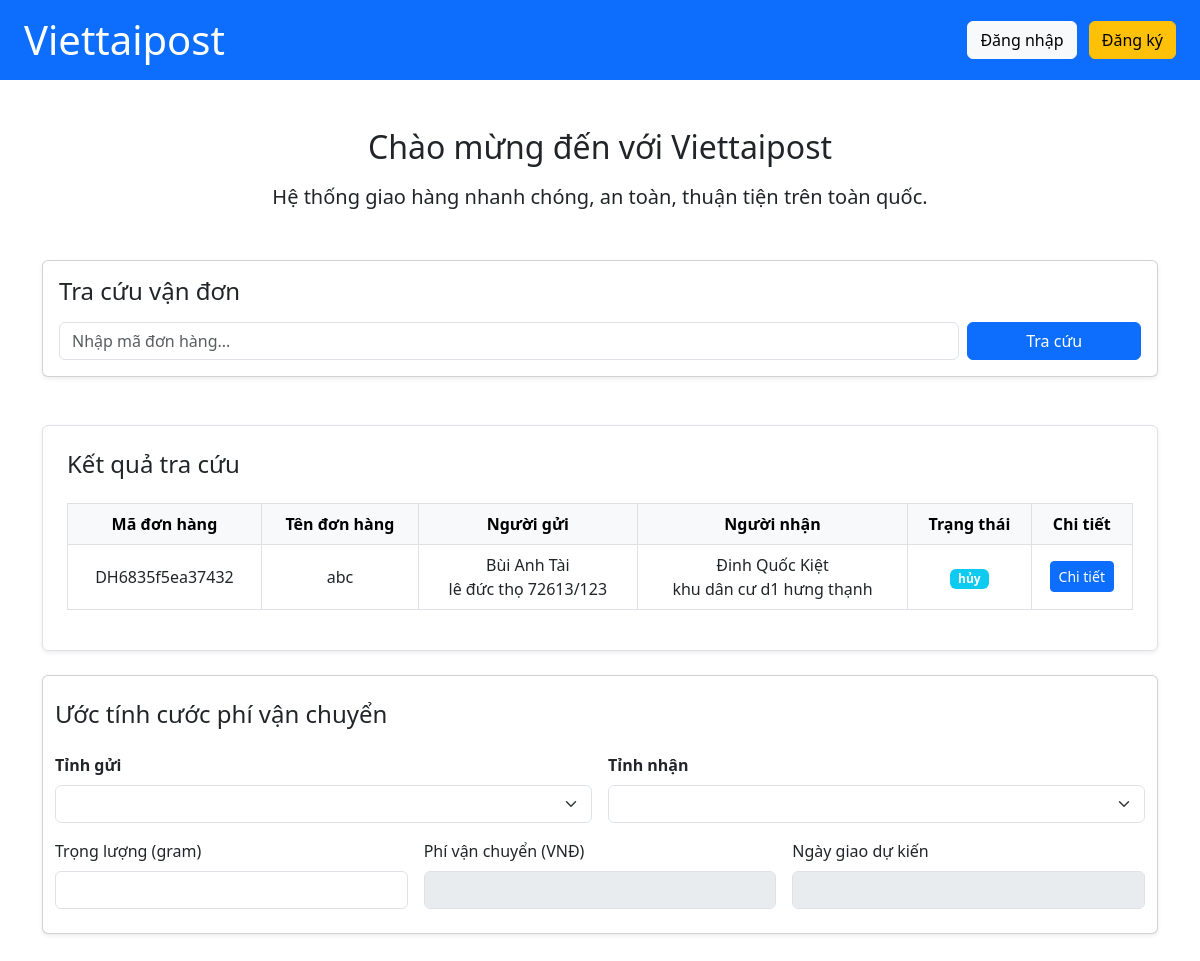
The app's page /index.php?ma_don_hang=DH6835f5ea37432 with its own data.
### tables this page shows
CREATE TABLE `don_hang` (
  `ma_don_hang` varchar(50) NOT NULL,
  `ten_don_hang` varchar(50) NOT NULL,
  `so_luong` int(10) NOT NULL,
  `trong_luong` int(10) NOT NULL,
  `ten_nguoi_gui` varchar(100) DEFAULT NULL,
  `sdt_nguoi_gui` varchar(100) DEFAULT NULL,
  `ma_khach_hang` int(11) NOT NULL,
  `ten_nguoi_nhan` varchar(100) NOT NULL,
  `sdt_nguoi_nhan` varchar(20) DEFAULT NULL,
  `dia_chi_nguoi_gui` text NOT NULL,
  `dia_chi_nguoi_gui_mac_dinh` text NOT NULL,
  `lat_nguoi_gui` text DEFAULT NULL,
  `lng_nguoi_gui` text DEFAULT NULL,
  `dia_chi_nguoi_nhan` text DEFAULT NULL,
  `dia_chi_nguoi_nhan_mac_dinh` text NOT NULL,
  `lat_nguoi_nhan` text NOT NULL,
  `lng_nguoi_nhan` text DEFAULT NULL,
  `thu_ho` int(20) DEFAULT NULL,
  `trang_thai` enum('chờ xử lý','chờ shipper tới lấy','đã lấy hàng','đang giao','đã giao','hủy') DEFAULT 'chờ xử lý',
  `phi_van_chuyen` int(10) DEFAULT 0,
  `nguoi_tra_phi` varchar(100) DEFAULT NULL,
  `ngay_tao` datetime DEFAULT current_timestamp(),
  `thoi_gian_hen_lay` varchar(50) NOT NULL,
  `ngay_giao_du_kien` text NOT NULL,
  `ghi_chu` text DEFAULT NULL
);

### controller/cls-khachhang.php (called while the page is built, shortened)
<?php
class clsKhachhang extends ConnectDB
{
    public function layDonHangTheoMa($ma_don_hang)
    {
        $conn = $this->connect();
        $sql = "SELECT * FROM don_hang WHERE ma_don_hang = ?";
        $stmt = $conn->prepare($sql);
        $stmt->execute([$ma_don_hang]);
        return $stmt->fetchAll(PDO::FETCH_ASSOC);
    }
}
?>

### index.php (the view, shortened to what this page needs)
<?php
require_once 'controller/cls-khachhang.php';
$kh = new clsKhachhang();
$don_hangs = [];
if (isset($_GET['ma_don_hang'])) {
    $ma_don_hang = $_GET['ma_don_hang'];
    $don_hangs = $kh->layDonHangTheoMa($ma_don_hang);
}
?>
<!DOCTYPE html>
<html lang="vi">
<head>
    <link rel="stylesheet" href="asset/css/bootstrap.min.css">
    <link rel="stylesheet" href="asset/css/style.css">
    <link href="https://cdn.jsdelivr.net/npm/bootstrap@5.3.0/dist/css/bootstrap.min.css" rel="stylesheet">
</head>
<body>
<header class="bg-primary text-white py-3 px-4 d-flex justify-content-between align-items-center">
    <h1 class="m-0">Viettaipost</h1>
    <div>
    <?php
        if(isset($_SESSION['id']))
        {
            echo '<a href="trang-chu.php" class="btn btn-light me-2">Trang của tôi</a>';
            echo ' <a href="logout.php" class="btn btn-warning">Đăng Xuất</a>';
        }
        else
        {
            echo '<a href="login.php" class="btn btn-light me-2">Đăng nhập</a>
                  <a href="signup.php" class="btn btn-warning">Đăng ký</a>';
        }
    ?>
    </div>
</header>
<main class="container py-5">
    <div class="text-center mb-5">
        <h2 class="mb-3">Chào mừng đến với Viettaipost</h2>
        <p class="lead">Hệ thống giao hàng nhanh chóng, an toàn, thuận tiện trên toàn quốc.</p>
    </div>
    <div class="card shadow-sm mb-5">
        <div class="card-body">
            <h4 class="mb-3">Tra cứu vận đơn</h4>
            <form method="GET" action="index.php">
                <div class="row g-2">
                    <div class="col-md-10">
                        <input type="text" class="form-control" name="ma_don_hang" placeholder="Nhập mã đơn hàng..." required>
                    </div>
                    <div class="col-md-2">
                        <button type="submit" class="btn btn-primary w-100">Tra cứu</button>
                    </div>
                </div>
            </form>
        </div>
    </div>
    <?php if (!empty($don_hangs)): ?>
        <div class="card p-4 shadow-sm border mb-4">
            <h4 class="mb-4">Kết quả tra cứu</h4>
            <div class="table-responsive">
                <table class="table table-bordered align-middle text-center">
                    <thead class="table-light">
                        <tr>
                            <th>Mã đơn hàng</th>
                            <th>Tên đơn hàng</th>
                            <th>Người gửi</th>
                            <th>Người nhận</th>
                            <th>Trạng thái</th>
                            <th>Chi tiết</th>
                        </tr>
                    </thead>
                    <tbody>
                        <?php foreach ($don_hangs as $don): ?>
                        <tr>
                            <td><?= $don['ma_don_hang'] ?></td>
                            <td><?= $don['ten_don_hang'] ?></td>
                            <td><?= $don['ten_nguoi_gui'] ?><br><?= $don['dia_chi_nguoi_gui'] ?></td>
                            <td><?= $don['ten_nguoi_nhan'] ?><br><?= $don['dia_chi_nguoi_nhan'] ?></td>
                            <td><span class="badge bg-info"><?= $don['trang_thai'] ?></span></td>
                            <td>
                                <button class="btn btn-primary btn-sm" data-bs-toggle="modal" data-bs-target="#modal<?= $don['ma_don_hang'] ?>">Chi tiết</button>
                            </td>
                        </tr>
                        <?php endforeach; ?>
                    </tbody>
                </table>
            </div>
        </div>
    <?php endif; ?>
    <div class="container card shadow-sm ">
    <h4 class="my-4">Ước tính cước phí vận chuyển</h4>
    <div class="row g-3">
      <div class="col-md-6">
        <label class="form-label fw-bold">Tỉnh gửi</label>
        <select id="tinh_gui" class="form-select" required></select>
      </div>
      <div class="col-md-6">
        <label class="form-label fw-bold">Tỉnh nhận</label>
        <select id="tinh_nhan" class="form-select" required></select>
      </div>
      <div class="col-md-4">
        <label class="form-label">Trọng lượng (gram)</label>
        <input type="number" id="trong_luong" class="form-control" min="100" step="100" oninput="handleInputWeight()">
      </div>
      <div class="col-md-4">
        <label class="form-label">Phí vận chuyển (VNĐ)</label>
        <input type="text" id="phi_van_chuyen_hienthi" class="form-control" readonly>
      </div>
      <div class="col-md-4 mb-4">
        <label class="form-label">Ngày giao dự kiến</label>
        <input type="text" id="deliveryDate" class="form-control" readonly>
      </div>
    </div>
  </div>
</main>
</body>
</html>

### asset/css/style.css (style rules this page uses)
body { background-color: ghostwhite; }

### records on screen
don_hang: ma_don_hang "DH6835f5ea37432", ten_don_hang "abc", ten_nguoi_gui "Bùi Anh Tài", dia_chi_nguoi_gui "lê đức thọ 72613/123", ten_nguoi_nhan "Đinh Quốc Kiệt", dia_chi_nguoi_nhan "khu dân cư d1 hưng thạnh", trang_thai "hủy"
